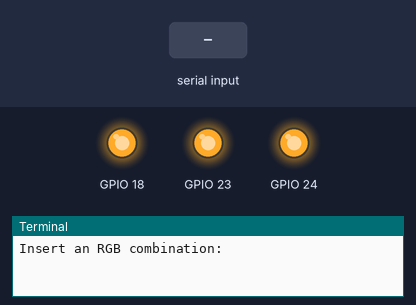
The program below on a simulated Raspberry Pi (BCM pin numbers). Parts: output pins drawn as LEDs (lit = HIGH), the last lines printed to the terminal. The test bench sets the inputs (shaded band).

Above: at 1.2 s.
1.3 s: "200" typed at the terminal
At 1.9 s:
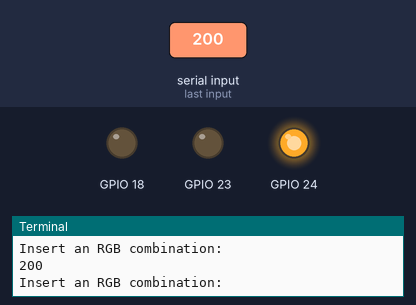
Timing chart, 0 to 4.3 s (numbered marks = the images above; inputs shaded):
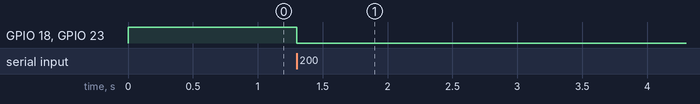

The program:

led_rgb.py
```python
# Script per l'uso dei un LED RGB

import RPi.GPIO as GPIO

GPIO.setmode(GPIO.BCM)

GPIO.setup(18, GPIO.OUT) #BLUE
GPIO.output(18, 1)

GPIO.setup(23, GPIO.OUT) #GREEN
GPIO.output(23, 1)

GPIO.setup(24, GPIO.OUT) #RED
GPIO.output(24, 1)


try:
	while True:
		request = raw_input("Insert an RGB combination: ")
		if(len(request) == 3):
			GPIO.output(24, int(request[0]))
			GPIO.output(23, int(request[1]))
			GPIO.output(18, int(request[2]))

except KeyboardInterrupt:
	GPIO.cleanup()
```

Measured:
- after the input at 1.3 s, GPIO 18, GPIO 23: HIGH → LOW at once
